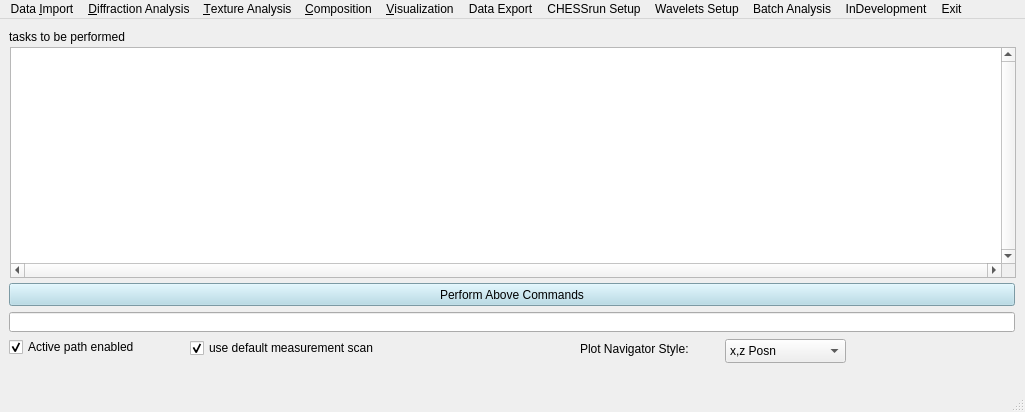
<?xml version="1.0" encoding="UTF-8"?>
<ui version="4.0">
 <class>MainMenu</class>
 <widget class="QMainWindow" name="MainMenu">
  <property name="geometry">
   <rect>
    <x>0</x>
    <y>0</y>
    <width>1025</width>
    <height>412</height>
   </rect>
  </property>
  <property name="windowTitle">
   <string>XRD analysis for mar345: tools for composition spread phase mapping</string>
  </property>
  <property name="windowIcon">
   <iconset>
    <normaloff>../../../.designer/backup/CUicon.bmp</normaloff>../../../.designer/backup/CUicon.bmp</iconset>
  </property>
  <property name="styleSheet">
   <string notr="true"/>
  </property>
  <widget class="QWidget" name="bodywidget">
   <widget class="QLabel" name="tasklistLabel">
    <property name="geometry">
     <rect>
      <x>9</x>
      <y>10</y>
      <width>1006</width>
      <height>16</height>
     </rect>
    </property>
    <property name="text">
     <string>tasks to be performed</string>
    </property>
   </widget>
   <widget class="QTextBrowser" name="taskTextBrowser">
    <property name="geometry">
     <rect>
      <x>10</x>
      <y>28</y>
      <width>1006</width>
      <height>231</height>
     </rect>
    </property>
    <property name="toolTip">
     <string>This is a list of commands for data analysis. The commands can be entered manually but will be entered for you through the selection of the above menu items. In the execution of these tasks, ACTIVEPATH and ACTIVEGRP are string objects that will initially be the path and group associated with the below &quot;Active path enabled&quot; section, but these objects can be redefined as needed. The command ACTIVEGRP=DEFAULT will make ACTIVEGRP be the default spec group for the present ACTIVEPATH.</string>
    </property>
    <property name="verticalScrollBarPolicy">
     <enum>Qt::ScrollBarAlwaysOn</enum>
    </property>
    <property name="horizontalScrollBarPolicy">
     <enum>Qt::ScrollBarAlwaysOn</enum>
    </property>
    <property name="lineWrapMode">
     <enum>QTextEdit::NoWrap</enum>
    </property>
    <property name="readOnly">
     <bool>false</bool>
    </property>
    <property name="html">
     <string>&lt;!DOCTYPE HTML PUBLIC &quot;-//W3C//DTD HTML 4.0//EN&quot; &quot;http://www.w3.org/TR/REC-html40/strict.dtd&quot;&gt;
&lt;html&gt;&lt;head&gt;&lt;meta name=&quot;qrichtext&quot; content=&quot;1&quot; /&gt;&lt;style type=&quot;text/css&quot;&gt;
p, li { white-space: pre-wrap; }
&lt;/style&gt;&lt;/head&gt;&lt;body style=&quot; font-family:'Sans'; font-size:10pt; font-weight:400; font-style:normal;&quot;&gt;
&lt;p style=&quot;-qt-paragraph-type:empty; margin-top:0px; margin-bottom:0px; margin-left:0px; margin-right:0px; -qt-block-indent:0; text-indent:0px; font-family:'MS Shell Dlg 2'; font-size:8pt;&quot;&gt;&lt;/p&gt;&lt;/body&gt;&lt;/html&gt;</string>
    </property>
   </widget>
   <widget class="QPushButton" name="performPushButton">
    <property name="geometry">
     <rect>
      <x>9</x>
      <y>264</y>
      <width>1006</width>
      <height>23</height>
     </rect>
    </property>
    <property name="toolTip">
     <string>&lt;!DOCTYPE HTML PUBLIC &quot;-//W3C//DTD HTML 4.0//EN&quot; &quot;http://www.w3.org/TR/REC-html40/strict.dtd&quot;&gt;
&lt;html&gt;&lt;head&gt;&lt;meta name=&quot;qrichtext&quot; content=&quot;1&quot; /&gt;&lt;style type=&quot;text/css&quot;&gt;
p, li { white-space: pre-wrap; }
&lt;/style&gt;&lt;/head&gt;&lt;body style=&quot; font-family:'MS Shell Dlg 2'; font-size:7.8pt; font-weight:400; font-style:normal;&quot;&gt;
&lt;p style=&quot; margin-top:0px; margin-bottom:0px; margin-left:0px; margin-right:0px; -qt-block-indent:0; text-indent:0px;&quot;&gt;&lt;span style=&quot; font-size:8pt;&quot;&gt;When this is clicked, the commands in the above text editor will be performed. During these operations, this window will be inactive. You will be notified with a message box when the commands have been completed.&lt;/span&gt;&lt;/p&gt;&lt;/body&gt;&lt;/html&gt;</string>
    </property>
    <property name="styleSheet">
     <string notr="true">background-color: lightblue
</string>
    </property>
    <property name="text">
     <string>Perform Above Commands</string>
    </property>
   </widget>
   <widget class="QLineEdit" name="active_file_lineEdit">
    <property name="geometry">
     <rect>
      <x>9</x>
      <y>293</y>
      <width>1006</width>
      <height>20</height>
     </rect>
    </property>
   </widget>
   <widget class="QCheckBox" name="activepathcheckBox">
    <property name="geometry">
     <rect>
      <x>9</x>
      <y>319</y>
      <width>166</width>
      <height>18</height>
     </rect>
    </property>
    <property name="toolTip">
     <string>If this is checked and the above field contains a valid .h5 and group name, then that group will aotumatically be used when a routine is activated through the above menus. If you wish to access data from a different experiment, uncheck this box.</string>
    </property>
    <property name="text">
     <string>Active path enabled</string>
    </property>
    <property name="checked">
     <bool>true</bool>
    </property>
   </widget>
   <widget class="QCheckBox" name="default_scan_checkBox">
    <property name="geometry">
     <rect>
      <x>190</x>
      <y>320</y>
      <width>241</width>
      <height>18</height>
     </rect>
    </property>
    <property name="toolTip">
     <string>If both this checkbox and &quot;Active path enabled&quot; are unchecked, then when a new .h5 is opened, you will have the choice of choosing a new spec measurement scan for analysis.</string>
    </property>
    <property name="text">
     <string>use default measurement scan</string>
    </property>
    <property name="checked">
     <bool>true</bool>
    </property>
   </widget>
   <widget class="QComboBox" name="navchoiceComboBox">
    <property name="geometry">
     <rect>
      <x>725</x>
      <y>320</y>
      <width>121</width>
      <height>24</height>
     </rect>
    </property>
    <property name="toolTip">
     <string>This specifies the style fot he navigator for applications that have a clickable naviagtor for spec index selection. &quot;Posn&quot; style navigator has an outline of the substrate with measurement point indiciated by the spec x,z position. A &quot;Comp&quot; style navigator will be a ternary composition plot - these require that the composition data be available.</string>
    </property>
    <item>
     <property name="text">
      <string>x,z Posn</string>
     </property>
    </item>
    <item>
     <property name="text">
      <string>DepProf comp.</string>
     </property>
    </item>
    <item>
     <property name="text">
      <string>XRF comp.</string>
     </property>
    </item>
   </widget>
   <widget class="QLabel" name="label">
    <property name="geometry">
     <rect>
      <x>580</x>
      <y>320</y>
      <width>136</width>
      <height>20</height>
     </rect>
    </property>
    <property name="text">
     <string>Plot Navigator Style:</string>
    </property>
   </widget>
  </widget>
  <widget class="QMenuBar" name="main_menu_pulldown">
   <property name="geometry">
    <rect>
     <x>0</x>
     <y>0</y>
     <width>1025</width>
     <height>23</height>
    </rect>
   </property>
   <widget class="QMenu" name="menuXRD_analysis_for_MAR345">
    <property name="title">
     <string>Data &amp;Import</string>
    </property>
    <addaction name="action_initialize_scan"/>
    <addaction name="action_edit_DAQ_params"/>
    <addaction name="action_change_active_scan"/>
    <addaction name="action_buildnewscan"/>
    <addaction name="action_import_int_kill_map"/>
    <addaction name="action_import_sample_info"/>
    <addaction name="action_synthimport"/>
    <addaction name="action_import_txt_XRD_data"/>
    <addaction name="action_copy_lin_bcknd"/>
    <addaction name="action_batch_initialize"/>
   </widget>
   <widget class="QMenu" name="menuData_Analysis">
    <property name="title">
     <string>&amp;Diffraction Analysis</string>
    </property>
    <widget class="QMenu" name="menuPerform_integration">
     <property name="title">
      <string>perform &amp;integration</string>
     </property>
     <addaction name="action_integrate_single_image"/>
     <addaction name="action_integrate_entire_dataset"/>
    </widget>
    <widget class="QMenu" name="menu1d_peak_search">
     <property name="title">
      <string>1D wavelet peak search</string>
     </property>
     <addaction name="action_1d_peak_search_single"/>
     <addaction name="action_1d_peak_search_all"/>
    </widget>
    <addaction name="action_edit_raw_diff_data"/>
    <addaction name="action_choose_data_subset"/>
    <addaction name="action_calc_bcknd"/>
    <addaction name="menuPerform_integration"/>
    <addaction name="actionLinBcknd1d"/>
    <addaction name="action_process_1d"/>
    <addaction name="action_wavetrans1d"/>
    <addaction name="menu1d_peak_search"/>
    <addaction name="action_fit_1d_peaks"/>
    <addaction name="action_addpeaks"/>
    <addaction name="action_removepeaks"/>
    <addaction name="action_fix1dbcknd"/>
   </widget>
   <widget class="QMenu" name="menuVisualization">
    <property name="title">
     <string>&amp;Visualization</string>
    </property>
    <addaction name="action_plot_2D_intensity"/>
    <addaction name="action_plot_1D_intensity"/>
    <addaction name="action_plot1dwavetrans"/>
    <addaction name="action_plot_1D_texture"/>
    <addaction name="action_plotinterpimageof1ddata"/>
    <addaction name="action_plot_sample_info"/>
    <addaction name="action_plot_qq"/>
    <addaction name="action_association_trees"/>
    <addaction name="action_plot_imap"/>
    <addaction name="action_plot_dat"/>
    <addaction name="action_image_histogram"/>
    <addaction name="action_H5file_info"/>
   </widget>
   <widget class="QMenu" name="menuExit">
    <property name="title">
     <string>Exit</string>
    </property>
    <addaction name="actionExit"/>
   </widget>
   <widget class="QMenu" name="menuData_Export">
    <property name="title">
     <string>Data Export</string>
    </property>
    <addaction name="action_save_all_1d_plt"/>
    <addaction name="action_save_2d_image_dataset"/>
    <addaction name="action_export_XRDSuite_files"/>
    <addaction name="action_exportpeak"/>
   </widget>
   <widget class="QMenu" name="menuCHESSrun">
    <property name="title">
     <string>CHESSrun Setup</string>
    </property>
    <addaction name="action_createchessrun"/>
    <addaction name="action_calcqchiimages"/>
    <addaction name="action_build_integration_map"/>
    <addaction name="action_build_chi_map"/>
    <addaction name="actionBinImapChimap"/>
    <addaction name="separator"/>
    <addaction name="action_plot_chessrun_arrays"/>
    <addaction name="action_bckndinventory"/>
   </widget>
   <widget class="QMenu" name="menuWavelets">
    <property name="title">
     <string>Wavelets Setup</string>
    </property>
    <addaction name="action_calc_waveset1d"/>
   </widget>
   <widget class="QMenu" name="menuComposition">
    <property name="title">
     <string>&amp;Composition</string>
    </property>
    <addaction name="actionDeposition_Profiling"/>
    <addaction name="actionXRF_analysis"/>
    <addaction name="action_export_cfg"/>
   </widget>
   <widget class="QMenu" name="menuMiniPrograms">
    <property name="title">
     <string>Batch Analysis</string>
    </property>
    <addaction name="action_mini_program_txt"/>
   </widget>
   <widget class="QMenu" name="menuTexture_analysis">
    <property name="title">
     <string>&amp;Texture Analysis</string>
    </property>
    <addaction name="action_textureanalysis"/>
    <addaction name="action_wavetranstex"/>
    <addaction name="action_1d_peak_search_tex"/>
    <addaction name="action_process_texture"/>
    <addaction name="action_fit_1d_peaks_tex"/>
   </widget>
   <widget class="QMenu" name="menuInDevelopment">
    <property name="title">
     <string>InDevelopment</string>
    </property>
    <widget class="QMenu" name="menuAssociate_1d_peaks_with_qqpeaks_2">
     <property name="title">
      <string>associate 1d peaks with qqpeaks</string>
     </property>
     <addaction name="action_associate_1d_qqpeaks_single"/>
     <addaction name="action_associate_1d_qqpeaks_all"/>
    </widget>
    <addaction name="action_calcqq"/>
    <addaction name="action_analyze_qq"/>
    <addaction name="action_group_into_phases"/>
    <addaction name="action_spatial_phases"/>
    <addaction name="action_neighbor_calculation"/>
    <addaction name="menuAssociate_1d_peaks_with_qqpeaks_2"/>
   </widget>
   <addaction name="menuXRD_analysis_for_MAR345"/>
   <addaction name="menuData_Analysis"/>
   <addaction name="menuTexture_analysis"/>
   <addaction name="menuComposition"/>
   <addaction name="menuVisualization"/>
   <addaction name="menuData_Export"/>
   <addaction name="menuCHESSrun"/>
   <addaction name="menuWavelets"/>
   <addaction name="menuMiniPrograms"/>
   <addaction name="menuInDevelopment"/>
   <addaction name="menuExit"/>
  </widget>
  <widget class="QStatusBar" name="statusbar">
   <property name="enabled">
    <bool>false</bool>
   </property>
  </widget>
  <action name="action_import_single_image">
   <property name="text">
    <string>&amp;single image</string>
   </property>
  </action>
  <action name="action_import_entire_dataset">
   <property name="text">
    <string>&amp;entire dataset</string>
   </property>
  </action>
  <action name="action_edit_DAQ_params">
   <property name="text">
    <string>&amp;edit DAQ parameters</string>
   </property>
  </action>
  <action name="action_choose_background">
   <property name="text">
    <string>choose &amp;background</string>
   </property>
  </action>
  <action name="action_choose_data_subset">
   <property name="text">
    <string>&amp;edit point list for analysis and killmap</string>
   </property>
  </action>
  <action name="action_choose_excluded_pixels">
   <property name="text">
    <string>choose &amp;excluded pixels</string>
   </property>
  </action>
  <action name="action_build_integration_map">
   <property name="text">
    <string>build integration &amp;map</string>
   </property>
  </action>
  <action name="action_integrate_single_image">
   <property name="text">
    <string>&amp;single image</string>
   </property>
  </action>
  <action name="action_integrate_entire_dataset">
   <property name="text">
    <string>&amp;entire dataset</string>
   </property>
  </action>
  <action name="action_qq_single_image">
   <property name="text">
    <string>&amp;single image</string>
   </property>
  </action>
  <action name="action_qq_entire_dataset">
   <property name="text">
    <string>&amp;entire dataset</string>
   </property>
  </action>
  <action name="action_analyze_qq">
   <property name="text">
    <string>&amp;analyze QQ (find peaks, qqnorm)</string>
   </property>
  </action>
  <action name="action_plot_2D_intensity">
   <property name="text">
    <string>plot &amp;2D intensity</string>
   </property>
  </action>
  <action name="action_plot_1D_intensity">
   <property name="text">
    <string>plot &amp;1D intensity</string>
   </property>
  </action>
  <action name="action_plot_1D_texture">
   <property name="text">
    <string>plot 1D &amp;texture</string>
   </property>
  </action>
  <action name="action_plot_qq">
   <property name="text">
    <string>plot qq</string>
   </property>
  </action>
  <action name="actionExit">
   <property name="text">
    <string>exit</string>
   </property>
  </action>
  <action name="action_calc_background">
   <property name="text">
    <string>(re)calculate &amp;background</string>
   </property>
  </action>
  <action name="action_import_int_kill_map">
   <property name="text">
    <string>import integration map, etc. from library</string>
   </property>
  </action>
  <action name="action_plot_imap">
   <property name="text">
    <string>plot &amp;integration map</string>
   </property>
  </action>
  <action name="action_save_all_1d_plt">
   <property name="text">
    <string>save all &amp;1d Int as .plt</string>
   </property>
  </action>
  <action name="action_calc_bcknd">
   <property name="text">
    <string>(re)calculate &amp;background</string>
   </property>
  </action>
  <action name="action_plot_dat">
   <property name="text">
    <string>plot .dat binary images</string>
   </property>
  </action>
  <action name="action_image_histogram">
   <property name="text">
    <string>image histogram</string>
   </property>
  </action>
  <action name="action_H5file_info">
   <property name="text">
    <string>h5file info</string>
   </property>
  </action>
  <action name="action_process_1d">
   <property name="text">
    <string>process 1D intensity</string>
   </property>
  </action>
  <action name="action_group_into_phases">
   <property name="text">
    <string>group 1d peaks</string>
   </property>
  </action>
  <action name="action_1d_peak_search_single">
   <property name="text">
    <string>single image</string>
   </property>
  </action>
  <action name="action_1d_peak_search_all">
   <property name="text">
    <string>entire dataset</string>
   </property>
  </action>
  <action name="action_associate_1d_qqpeaks_single">
   <property name="text">
    <string>single image</string>
   </property>
  </action>
  <action name="action_associate_1d_qqpeaks_all">
   <property name="text">
    <string>entire dataset</string>
   </property>
  </action>
  <action name="action_association_trees">
   <property name="text">
    <string>qqpeak-ipeak association</string>
   </property>
  </action>
  <action name="action_save_2d_image_dataset">
   <property name="text">
    <string>save 2d image dataset</string>
   </property>
  </action>
  <action name="action_build_chi_map">
   <property name="text">
    <string>build chi map</string>
   </property>
  </action>
  <action name="action_spatial_phases">
   <property name="text">
    <string>spatial analysis of phases</string>
   </property>
  </action>
  <action name="actionBinImapChimap">
   <property name="text">
    <string>bin imap, chimap, killmap</string>
   </property>
  </action>
  <action name="action_import_sample_info">
   <property name="text">
    <string>import &quot;other&quot; sample data (.txt with spec indeces)</string>
   </property>
  </action>
  <action name="action_export_XRDSuite_files">
   <property name="text">
    <string>export XRDSuite files</string>
   </property>
  </action>
  <action name="action_initialize_scan">
   <property name="text">
    <string>initialize measurement scan</string>
   </property>
  </action>
  <action name="action_change_active_scan">
   <property name="text">
    <string>change active analysis scan#</string>
   </property>
  </action>
  <action name="action_createchessrun">
   <property name="text">
    <string>Create CHESSrun group</string>
   </property>
  </action>
  <action name="action_calcqchiimages">
   <property name="text">
    <string>calculate q,chi,dqchi images</string>
   </property>
  </action>
  <action name="action_calcqq">
   <property name="text">
    <string>calc QQ</string>
   </property>
  </action>
  <action name="action_calc_waveset1d">
   <property name="text">
    <string>calc 1d wavelet set</string>
   </property>
  </action>
  <action name="action_wavetrans1d">
   <property name="text">
    <string>wavelet transform 1d data</string>
   </property>
  </action>
  <action name="action_plot1dwavetrans">
   <property name="text">
    <string>plot 1D wavetrans</string>
   </property>
  </action>
  <action name="action_fit_1d_peaks">
   <property name="text">
    <string>fit 1D peaks</string>
   </property>
  </action>
  <action name="action_fix1dbcknd">
   <property name="text">
    <string>edit 1D bcknd using existing peaks</string>
   </property>
  </action>
  <action name="action_addpeaks">
   <property name="text">
    <string>add peaks to peak-fit-list</string>
   </property>
  </action>
  <action name="action_plotinterpimageof1ddata">
   <property name="text">
    <string>interp 2dimage. diffraction vs info</string>
   </property>
  </action>
  <action name="action_removepeaks">
   <property name="text">
    <string>remove peaks from post-fitted list</string>
   </property>
  </action>
  <action name="actionDeposition_Profiling">
   <property name="text">
    <string>Deposition Profiling</string>
   </property>
  </action>
  <action name="actionXRF_analysis">
   <property name="text">
    <string>XRF analysis</string>
   </property>
  </action>
  <action name="action_plot_sample_info">
   <property name="text">
    <string>plot sample info / metadata</string>
   </property>
  </action>
  <action name="action_synthimport">
   <property name="text">
    <string>import synthetic XRD data (.txt with peaks)</string>
   </property>
  </action>
  <action name="action_exportpeak">
   <property name="text">
    <string>export peak list</string>
   </property>
  </action>
  <action name="action_neighbor_calculation">
   <property name="text">
    <string>neighboring points calculation</string>
   </property>
  </action>
  <action name="action_plot_chessrun_arrays">
   <property name="text">
    <string>plot arrays</string>
   </property>
  </action>
  <action name="action_buildnewscan">
   <property name="text">
    <string>compile new measurement scan</string>
   </property>
  </action>
  <action name="action_mini_program_txt">
   <property name="text">
    <string>load from txt</string>
   </property>
  </action>
  <action name="action_import_txt_XRD_data">
   <property name="text">
    <string>import txt XRD data</string>
   </property>
  </action>
  <action name="action_export_cfg">
   <property name="text">
    <string>Export pymca cfg as .cfg</string>
   </property>
  </action>
  <action name="action_textureanalysis">
   <property name="text">
    <string>get PHI-distribution of peak</string>
   </property>
  </action>
  <action name="action_wavetranstex">
   <property name="text">
    <string>wavelet tranform PHI-dist</string>
   </property>
  </action>
  <action name="action_1d_peak_search_tex">
   <property name="text">
    <string>wavelet peak search PHI-dist</string>
   </property>
  </action>
  <action name="action_process_texture">
   <property name="text">
    <string>process PHI-dist</string>
   </property>
  </action>
  <action name="action_fit_1d_peaks_tex">
   <property name="text">
    <string>fit peaks</string>
   </property>
  </action>
  <action name="action_bckndinventory">
   <property name="text">
    <string>inventory a bcknd image from sample .h5</string>
   </property>
  </action>
  <action name="action_edit_raw_diff_data">
   <property name="text">
    <string>edit raw diffraction data</string>
   </property>
  </action>
  <action name="action_copy_lin_bcknd">
   <property name="text">
    <string>copy &quot;linear bcknd&quot; source data from other .h5</string>
   </property>
  </action>
  <action name="actionLinBcknd1d">
   <property name="text">
    <string>Linear Bcknd process 1d data</string>
   </property>
  </action>
  <action name="action_batch_initialize">
   <property name="text">
    <string>batch initialize scans in same .h5</string>
   </property>
  </action>
 </widget>
 <resources/>
 <connections/>
</ui>
